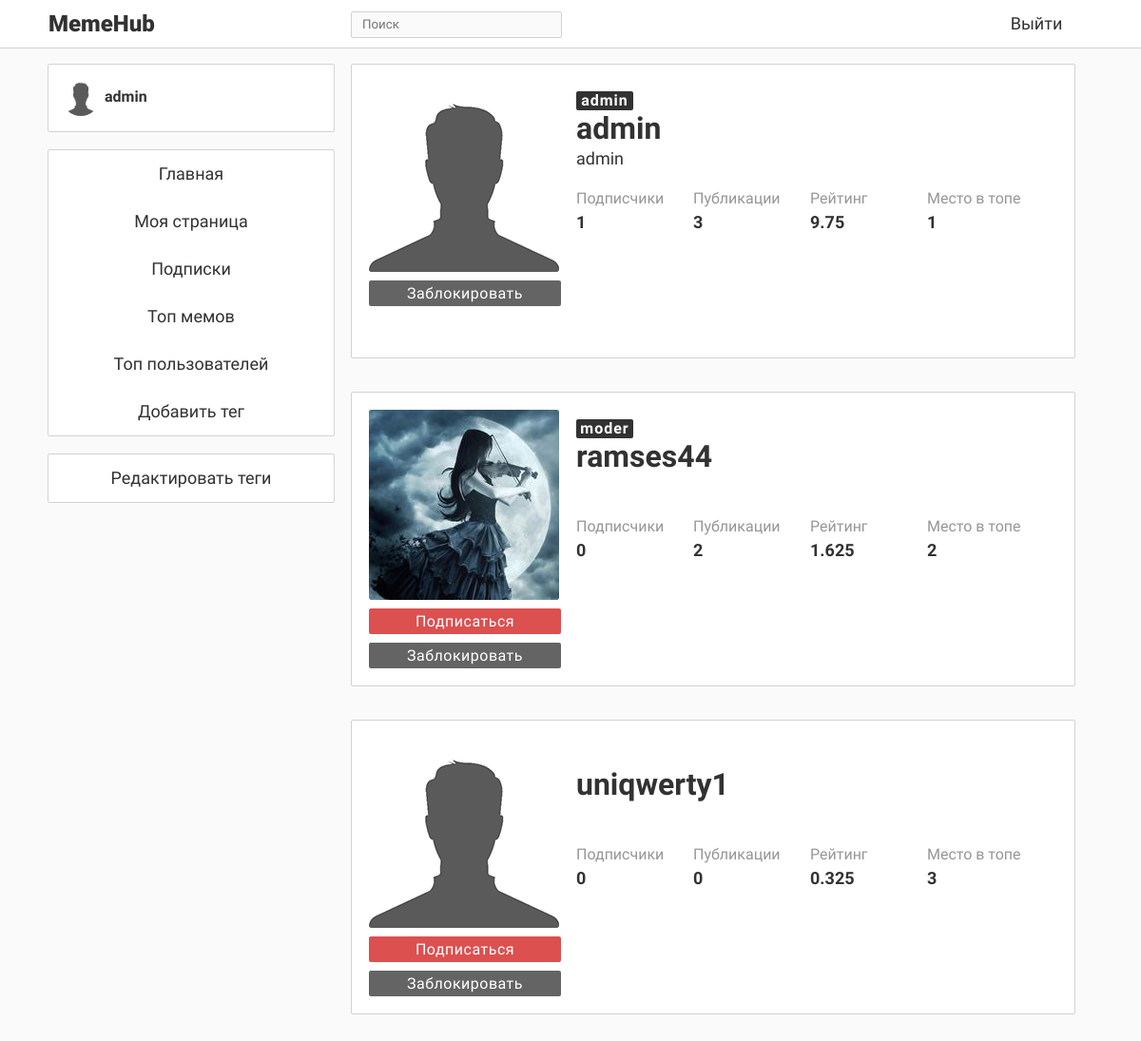
Before: /top_users (signed in) with the older database file.
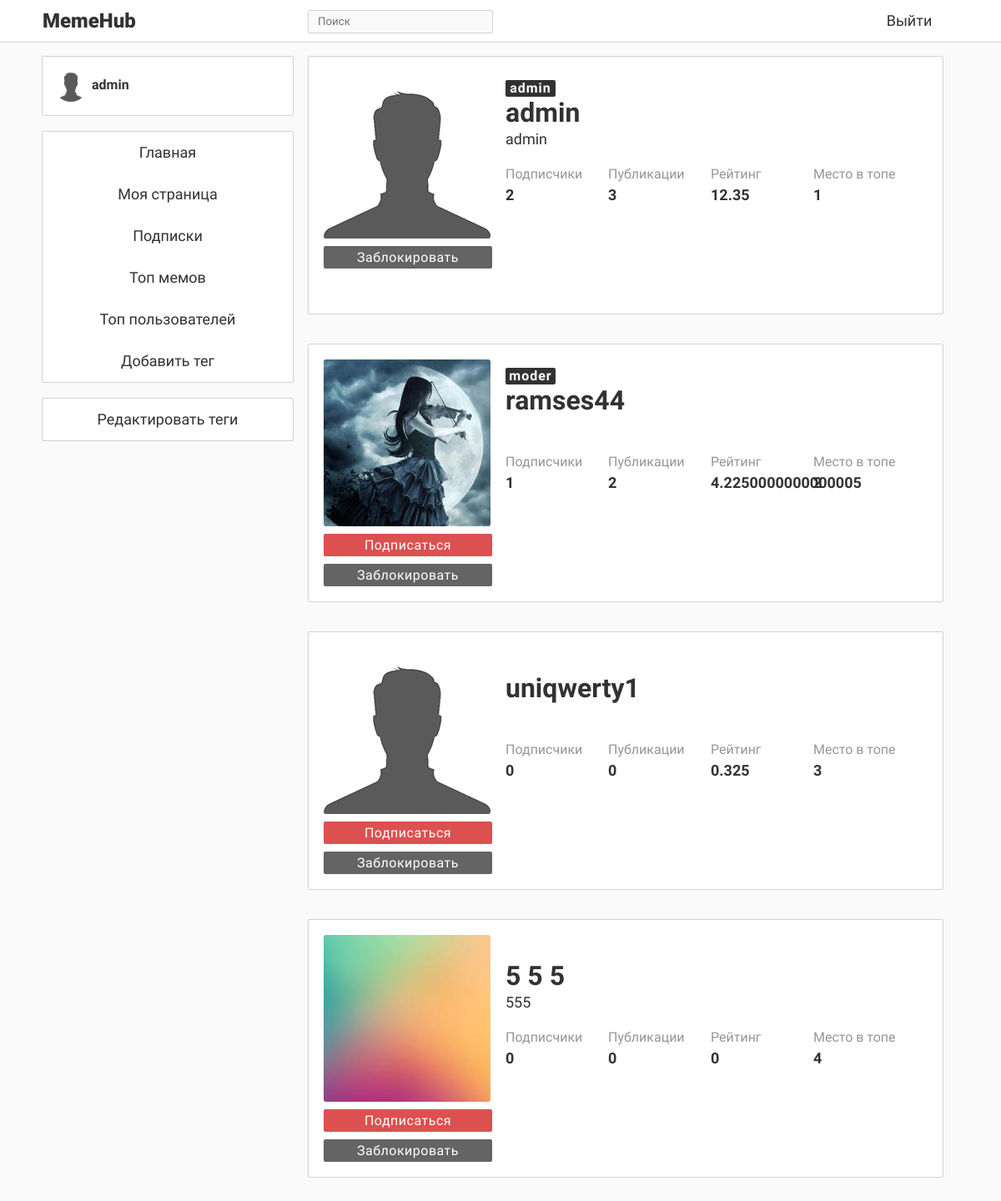
After: the same page with the newer database file.
### data/users.py (models this page shows, shortened)
class User(SqlAlchemyBase, UserMixin, SerializerMixin):
    __tablename__ = 'users'
    id = sqlalchemy.Column(sqlalchemy.Integer,
                           primary_key=True, autoincrement=True)
    email = sqlalchemy.Column(sqlalchemy.String, unique=True, index=True, nullable=False)
    role = sqlalchemy.Column(sqlalchemy.Integer, default=0)
    hashed_password = sqlalchemy.Column(sqlalchemy.String, nullable=False)
    alias = sqlalchemy.Column(sqlalchemy.String, nullable=False)  # То, как пользователь подписан у других
    about = sqlalchemy.Column(sqlalchemy.String, nullable=True)
    bdate = sqlalchemy.Column(sqlalchemy.DateTime, nullable=True)
    memes = orm.relation("Meme", back_populates='author_')
    avatar = sqlalchemy.Column(sqlalchemy.String, default='default.png')
    liked = orm.relation("Meme", secondary='likes', backref='user', lazy='dynamic')
    repostes = orm.relation("Repost", back_populates='user_')
    subscribed = orm.relationship("User", secondary='subscribes',
                                  primaryjoin=(followers.c.subscriber == id),
                                  secondaryjoin=(followers.c.author == id),
                                  backref='subscriber', lazy='dynamic')
    subscribers = orm.relation("User", secondary='subscribes',
                               primaryjoin=(followers.c.author == id),
                               secondaryjoin=(followers.c.subscriber == id),
                               backref='author', lazy='dynamic')
    rating = sqlalchemy.Column(sqlalchemy.Integer, default=0)
    is_blocked = sqlalchemy.Column(sqlalchemy.Boolean, default=False)

### main.py (the view)
@app.route('/top_users')
def top_users():
    ses = db_session.create_session()
    users = ses.query(User).filter(User.id != 0).all()
    users = sorted(users, key=lambda x: x.rating, reverse=True)[:USER_TOP]
    data = gen_data(do_get_content=False)
    data['content'] = [get_user_page_data(u.id) for u in users]
    data['type'] = 'users'
    with open('data.json', 'w') as f:
        print(data, file=f)
    return render_template('top_users.html', data=data, title='Топ пользователей')

### auxiliary/user_selector.py (called while the page is built)
def gen_user_info(uid, self_uid=0):
    ses = create_session()
    user = ses.query(User).get(uid)
    me = ses.query(User).get(self_uid)
    users = ses.query(User).filter(User.id != 0).all()
    users = sorted(users, key=lambda x: x.rating, reverse=True)[:USER_TOP]
    return {
        'is_page': True,
        'user_img': user.avatar,
        'type': 'other',
        'role': ROLES[user.role],
        'status': user.about,
        'subs': len(list(user.subscribers)),
        'posts': len(list(user.memes)) + len(list(user.repostes)),
        'rating': user.rating,
        'top': users.index(user) + 1,
        'username': user.alias,
        'user_id': uid,
        'error_message': '',
        'is_sub': me in user.subscribers,
        'is_block': user.is_blocked
    }

### data/db_session.py (called while the page is built)
def create_session() -> Session:
    global __factory
    return __factory()

### gen_api.py (called while the page is built)
@blueprint.route('/get_user_info/<int:uid>')
def generate_user_info(uid):
    ses = db_session.create_session()
    user = ses.query(User).get(uid)
    return {
        'is_auth': True,
        'user_img': url_for('static', filename=f'img/avatars/{user.avatar}'),
        'id': uid,
        'alias': user.alias,
        'role': ROLES[user.role]
    }

### main.py (called while the page is built)
def gen_data(do_get_content=True):
    info = dict(is_auth=False)
    if current_user.is_authenticated:
        info = generate_user_info(current_user.get_id())
    if do_get_content:
        if current_user.is_authenticated:
            res = get_content(uid=current_user.get_id()).json
        else:
            res = get_content().json
    else:
        res = {}
    res['user_page'] = dict(is_page=False)
    res['info'] = info  # Совмещаем данные в один словарь
    res['k'] = res.get('k', 1)
    return res  # Возвращаем его

@login_manager.user_loader
def load_user(user_id):
    session = db_session.create_session()
    return session.query(User).get(user_id)

### templates/top_users.html (shortened to what this page needs)
{% extends "base.html" %}
{% block content %}
    {% for user in data['content'] %}
        <div class="meme_block">
        <div class="head_block">
            <div class="img_sub_block">
                <div class="img_block">
                    <img src="{{ user['user_img'] }}" class="up_img_other">
                </div>
                <div class="sub_block">
                    {% if user['type'] != 'me' %}
                        {% if user['is_sub'] %}
                            <div class="sub_button sub_button_true" id="sub-button{{ user['user_id'] }}" onclick="sub_click({{ user['user_id'] }})">Вы подписаны</div>
                        {% else %}
                            <div class="sub_button sub_button_false" id="sub-button{{ user['user_id'] }}" onclick="sub_click({{ user['user_id'] }})">Подписаться</div>
                        {% endif %}
                    {% endif %}
                    {% if data['info']['role'] == 'admin' %}
                        {% if user['is_block'] %}
                            <div class="sub_button block_button_true" id="block-button{{ user['user_id'] }}" onclick="block_click({{ user['user_id'] }})">Разблокировать</div>
                        {% else %}
                            <div class="sub_button block_button_false" id="block-button{{ user['user_id'] }}" onclick="block_click({{ user['user_id'] }})">Заблокировать</div>
                        {% endif %}
                    {% endif %}
                </div>
            </div>
            <div class="username_block">
                <div class="up_role">
                    {% if user['role'] != 'user' %}
                        <div class="admin_role">{{ user['role'] }}</div>
                    {% endif %}
                </div>
                    <div class="up_text_block_other up_username_div_other">
                        <div class="up_text_block_input_other up_username_other" ><a href="/author/{{ user['user_id'] }}">{{ user['username'] }}</a></div>
                    </div>
                    <div class="up_text_block_other up_status_div_other">
                        <div class="up_text_block_input_other up_status_other up_text_block_input2_other">{{ user['status'] }}</div>
                    </div>
                <div class="info_block">
                    <div class="up_data_block">
                        <div class="up_data_block_part1">Подписчики</div>
                        <div class="up_data_block_part2" id="subs-number{{ user['user_id'] }}">{{ user['subs'] }}</div>
                    </div>
                    <div class="up_data_block">
                        <div class="up_data_block_part1">Публикации</div>
                        <div class="up_data_block_part2">{{ user['posts'] }}</div>
                    </div>
                    <div class="up_data_block">
                        <div class="up_data_block_part1">Рейтинг</div>
                        <div class="up_data_block_part2">{{ user['rating'] }}</div>
                    </div>
                    <div class="up_data_block">
                        <div class="up_data_block_part1">Место в топе</div>
                        <div class="up_data_block_part2">{{ user['top'] }}</div>
                    </div>
                </div>
            </div>
        </div>
        </div> <br>
    {% endfor %}
{% endblock %}

### templates/base.html (shortened to what this page needs)
<!doctype html>
<html lang="ru">
    <head>
        <link rel="stylesheet" type="text/css" href="../../static/css/main_css.css">
        <link rel="stylesheet" type="text/css" href="../../static/css/base_css.css">
        <link rel="stylesheet" type="text/css" href="../../static/css/reg_log_css.css">
        <link rel="stylesheet" type="text/css" href="../../static/css/user_page_css.css">
        <link rel="stylesheet" type="text/css" href="../../static/css/publish_css.css">
        <link rel="stylesheet" type="text/css" href="../../static/css/subscribes_css.css">
    </head>
    <body class="bg_style"
    >
        <div class="navigation">
            <div class="nav_block">
                <div class="logo">MemeHub</div>
                <div class="search_block">
                    <div class="search_div">
                        <input class="search" placeholder="Поиск" onkeypress="return SearchEnter(event)" id="search">
                    </div>
                </div>
                {% if data['info']['is_auth'] %}
                    <a class="nav_buttons nav_button1" href="/logout">Выйти</a>
                {% else %}
                    <a class="nav_buttons nav_button1" href="/login">Войти</a>
                    <a class="nav_buttons nav_button2" href="/register">Регистрация</a>
                {% endif %}
            </div>
        </div>
        <div class="content_block">
            <div class="left_block">
                {% if data['info']['is_auth'] %}
                    <div class="menu_block menu_block2">
                        <div class="my_page" onClick="window.location='/me'">
                            <div class="test">
                                <a><img src="{{ data['info']['user_img'] }}" class="author_img"></a>
                                <div class="author_name"><a>{{ data['info']['alias'] }}</a></div>
                            </div>
                        </div>
                    </div>
                {% endif %}
                <div class="menu_block menu_block1">
                    <div class="menu_section" onClick="window.location='/'">Главная</div>
                    {% if data['info']['is_auth'] %}
                        <div class="menu_section" onClick="window.location='/me'">Моя страница</div>
                        <div class="menu_section" onClick="window.location='/subscribed'">Подписки</div>
                    {% endif %}
                    <div class="menu_section" onClick="window.location='/top_memes'">Топ мемов</div>
                    <div class="menu_section" onClick="window.location='/top_users'">Топ пользователей</div>
                    {% if data['info']['role'] == 'admin' %}
                        <div class="menu_section" onClick="window.location='/addtag'">Добавить тег</div>
                    {% endif %}
                </div>
                {% if data['info']['role'] == 'admin' %}
                    <div class="menu_block menu_block1">
                        <div class="menu_section" onClick="window.location='/addtag'">Редактировать теги</div>
                    </div>
                {% endif %}
            </div>
            <div class="center_block">
                {% block content %}{% endblock %}
            </div>
        </div>
    </body>
</html>

### static/css/main_css.css (style rules this page uses)
.meme_block { background-color: rgb(255,255,255); border: 0px solid #646464; border-radius: 2px; padding: 0px; width: 95%; margin: 0 auto; border: 1px solid rgb(210,210,210); padding-bottom: 0px; margin-bottom: 17px; min-width: 400px; max-width: 800px; }
.author_img { width: 40px; height: 40px; object-fit: cover; float:left; display: inline-block; border-radius: 40px; }
.author_name { float: center; text-align: left; display: inline-block; line-height: 40px; width: 50%; text-indent: 5px; font-weight: bold; color: rgb(50,50,50); padding: 0px; font-size: medium; font-family: BoldFont; }
.bg_style { background-color: rgb(250,250,250); }
a { text-decoration: none; color: rgb(50,50,50); }

### static/css/base_css.css (style rules this page uses)
.navigation { list-style-type: none; margin-top: 0; padding: 0; overflow: hidden; background-color: rgb(255,255,255); border-bottom: 1px solid rgb(210,210,210); width: 100%; position: fixed; top: 0; left: 0; max-height: 50px; height: 50px; z-index: 999999; }
.search { outline: none; border: none; color: rgb(50,50,50); width: 90%; height: 80%; display: block; margin-left: auto; margin-right: auto; margin-top: 1px; font-family: RegularFont; background-color: rgb(250,250,250); }
.search_div { border: 1px solid rgb(210,210,210); width: 100%; height: 26px; margin-top: 12px; margin-bottom: 12px; margin-left: auto; margin-right: auto; float: center; border-radius: 2px; background-color: rgb(250,250,250); }
.left_block { width: 300px; height: 400px; position: fixed; float: left; z-index: 9999; }
.menu_block { width: 300px; border-radius: 2px; border: 1px solid rgb(210,210,210); background-color: rgb(255,255,255); }
.menu_block1 { margin-bottom: 18px; }
.menu_block2 { height: 70px; margin-bottom: 18px; }
.menu_section { width: 100%; height: 50px; font-family: RegularFont; line-height: 50px; text-align: center; color: rgb(50,50,50); font-size: large; -moz-user-select: none; -khtml-user-select: none; -webkit-user-select: none; user-select: none; }
.center_block { margin-left: 300px; width: 800px; min-width: 400px; max-width: 800px; }
.content_block { width: 1100px; height: 1000px; margin-top: 67px; margin-left: auto; margin-right: auto; max-width: 99%; }
.logo { float: left; font-family: BlackFont; text-align: left; color: rgb(50,50,50); font-size: x-large; height: 50px; line-height: 50px; display: block; width: 15%; padding-left: 1px; background-color: rgb(0,0,255) display: inline-block; -moz-user-select: none; -khtml-user-select: none; -webkit-user-select: none; user-select: none; }
.nav_block { width: 1100px; margin-left: auto; margin-right: auto; height: 100%; background-color: rgb(0,255,0) white-space: nowrap; }
.search_block { float: left; height: 100%; width: 20%; display: inline-block; margin-left: 153px; }
.nav_buttons { float: right; font-family: RegularFont; text-align: center; color: rgb(50,50,50); font-size: large; height: 50px; line-height: 50px; display: block; padding-left: 1px; display: inline-block; -moz-user-select: none; -khtml-user-select: none; -webkit-user-select: none; user-select: none; }
.nav_button1 { width: 80px; margin-right: 20px; }
.my_page { width: 100%; height: 100%; padding-top: 14px; padding-left: 14px; }

Changed rows visible on the page:
changed User "admin": subs "1" → "2"; rating "9.75" → "12.35"
changed User "ramses44": subs "0" → "1"; rating "1.625" → "4.2250000000000005"
added User: shows a picture, username "5 5 5", status "555", subs "0", posts "0", rating "0", top "4"
